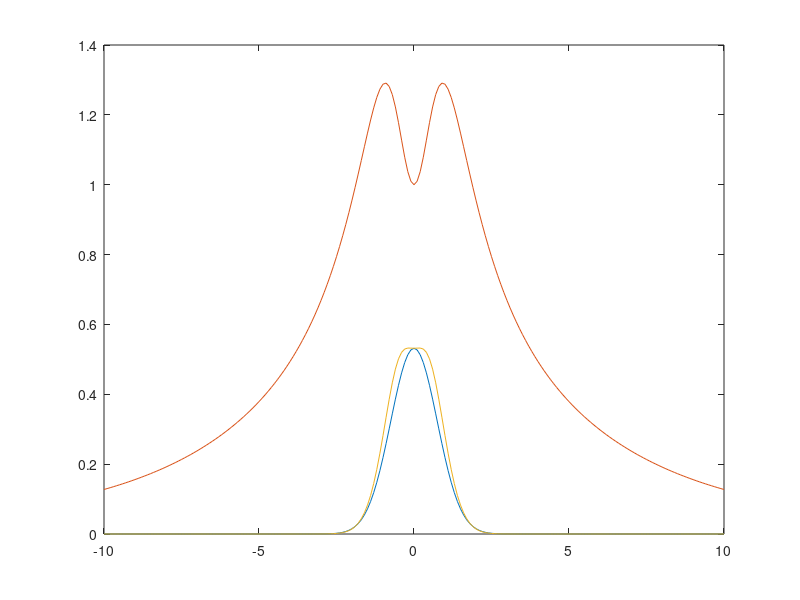

Recreate this plot in MATLAB.
M1 = 400;
M2 = 40;
K1 = 17500;
K2 = 200000;
B1 = 4500;
B2 = 0;

H = [1 0 0 0];
PHI = [0
    K2];
PSI = [0
    B2];
I = [1 0
    0 1];
M = [M1 0
    0 M2];
K = [K1 -K1
    -K1 K1+K2];
B = [B1 -B1
    -B1 B1+B2];

zeri= [0 0
    0 0];

zeri2 = [0 
     0];

F = [zeri I
    -inv(M)*K -inv(M)*B];

G1 = [0
      0
    M\PHI];

G2 = F*[0
    0
    M\PSI];

G = G1 + G2;

P = tf(ss(F,G,H,0));

%%

% t= 0:0.01:20;
% t0 = 10;
% 
% sigma = .3;
% u = exp(-((t-t0).^2)/sigma^2);
% 
% lsim(P,u,t);
% 
% y = lsim(P,u1,t);

% plot(t, y)
% hold on

%%

f = -10:0.1:10;
t0 = 10;

H = squeeze(freqresp(P, f*2*pi));

sigma = .3;
U = sqrt(pi*sigma^2)*exp(-1i*2*pi*f*t0-pi^2*sigma^2*f.^2);
Y = abs(U).*abs(H)';

plot(f, abs(U))
hold on
plot(f, abs(H))
hold on
plot(f, abs(Y))
hold off

%%

% t= 0:0.01:20;
% t0 = 10;
% 
% sigma = .3;
% u = exp(-((t-t0).^2)/sigma^2) + exp(-((t-4/3*t0).^2)/sigma^2);
% 
% lsim(P,u,t);

% y = lsim(P,u1,t);
% 
% plot(t, y)
% hold on

%%

% f = -10:0.01:10;
% t0 = 10;
% 
% H = squeeze(freqresp(P, f*2*pi));
% 
% sigma = 3;
% U = sqrt(pi*sigma^2)*exp(-1i*2*pi*f*t0-pi^2*sigma^2*f.^2) + sqrt(pi*sigma^2)*exp(-1i*2*pi*f*4/3*t0-pi^2*sigma^2*f.^2);
% Y = abs(U).*abs(H)';
% 
% plot(f, abs(U))
% hold on
% plot(f, abs(H))
% hold on
% plot(f, abs(Y))
% hold off